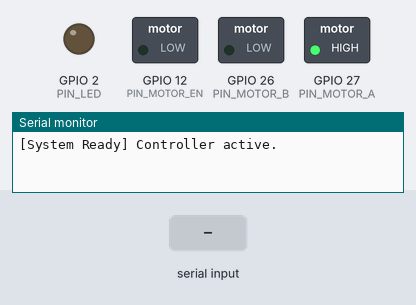
Recording of a sketch running on a simulated ESP32. On the bench: switched loads named in the sketch (green lamp = pin HIGH), output pins drawn as LEDs (lit = HIGH), the last lines printed to the serial monitor. The test bench sets the inputs (shaded band).

Above: at 1.2 s.
1.3 s: "1" received over Serial
At 1.8 s:
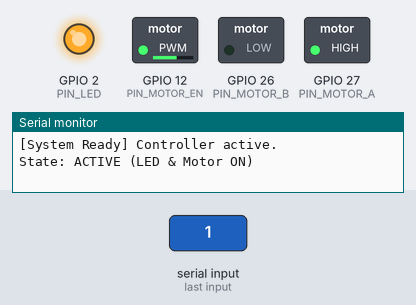
2.8 s: "0" received over Serial
At 4.1 s:
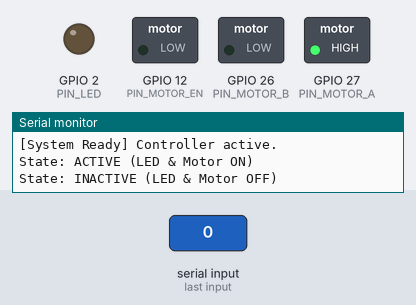
Timing chart, 0 to 5.8 s (numbered marks = the images above; inputs shaded):
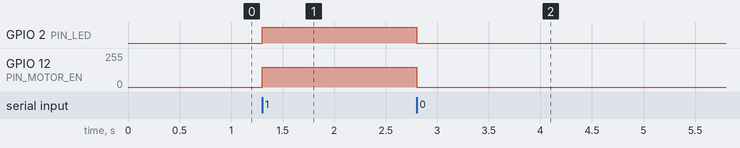

The sketch:

on_off_Motor.ino
```cpp
// Pin assignment
const uint8_t PIN_LED      = 2;
const uint8_t PIN_MOTOR_A  = 27;
const uint8_t PIN_MOTOR_B  = 26;
const uint8_t PIN_MOTOR_EN = 12;
const uint8_t PIN_TACHO    = 13;

// Parameter PWM ESP32
const uint32_t PWM_FREQ = 30000;
const uint8_t  PWM_CHAN = 0;
const uint8_t  PWM_RES  = 8;
const uint8_t  SPEED_PWM = 150; // Kecepatan motor (0-255)

volatile uint32_t pulseCount = 0;

void setMotorSpeed(uint8_t speed, bool directionForward) {
  digitalWrite(PIN_MOTOR_A, directionForward ? HIGH : LOW);
  digitalWrite(PIN_MOTOR_B, directionForward ? LOW : HIGH);
  ledcWrite(PWM_CHAN, speed);
}

void setup() {
  Serial.begin(115200);

  // Inisialisasi Pin
  pinMode(PIN_LED, OUTPUT);
  pinMode(PIN_MOTOR_A, OUTPUT);
  pinMode(PIN_MOTOR_B, OUTPUT);
  pinMode(PIN_MOTOR_EN, OUTPUT);
  pinMode(PIN_TACHO, INPUT_PULLUP);

  // Konfigurasi PWM
  ledcSetup(PWM_CHAN, PWM_FREQ, PWM_RES);
  ledcAttachPin(PIN_MOTOR_EN, PWM_CHAN);

  // Matikan sistem awal
  digitalWrite(PIN_LED, LOW);
  setMotorSpeed(0, true);

  Serial.println("[System Ready] Controller active.");
}

void loop() {
  if (Serial.available() > 0) {
    char command = Serial.read();

    switch (command) {
      case '1':
        digitalWrite(PIN_LED, HIGH);
        setMotorSpeed(SPEED_PWM, true);
        Serial.println("State: ACTIVE (LED & Motor ON)");
        break;

      case '0':
        digitalWrite(PIN_LED, LOW);
        setMotorSpeed(0, true);
        Serial.println("State: INACTIVE (LED & Motor OFF)");
        break;

      default:
        // Mengabaikan karakter newline/carriage return
        break;
    }
  }
}
```

Measured:
- after the input at 1.3 s, GPIO 2 (PIN_LED): LOW → HIGH at once; GPIO 12 (PIN_MOTOR_EN): 0/255 → 149/255 at once
- after the input at 2.8 s, GPIO 2 (PIN_LED): HIGH → LOW at once; GPIO 12 (PIN_MOTOR_EN): 149/255 → 0/255 at once
